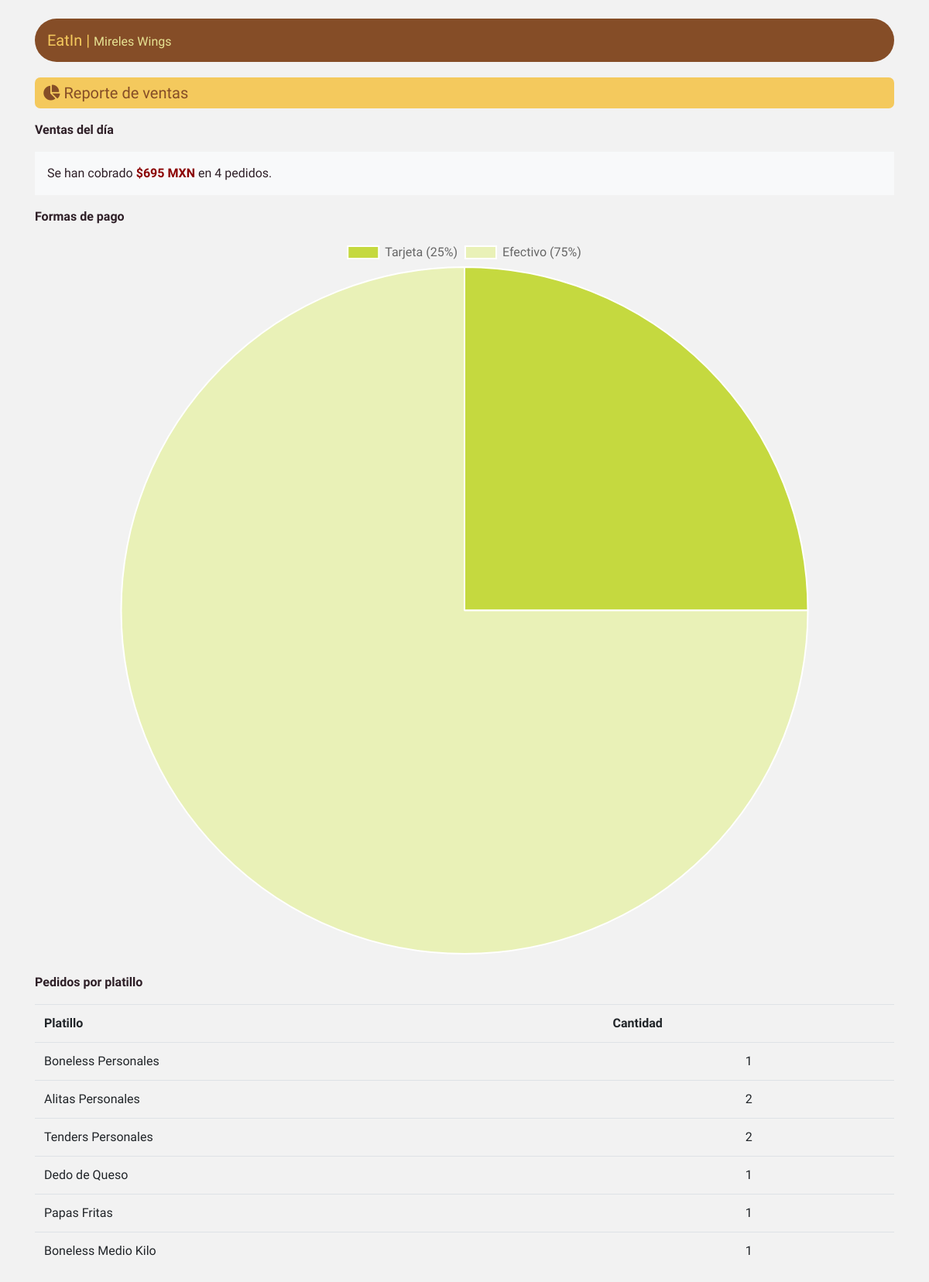
The app's page /stats.php with its own data.
### tables this page shows
CREATE TABLE `menu` (
  `idplatillo` int(11) NOT NULL,
  `nombre_platillo` varchar(200) DEFAULT NULL,
  `costo` varchar(200) DEFAULT NULL,
  `descripcion` varchar(3000) NOT NULL,
  `categoria` varchar(200) DEFAULT NULL
);

CREATE TABLE `pedidos` (
  `idpedido` int(11) NOT NULL,
  `numero_mesa` varchar(45) DEFAULT NULL,
  `pedido` varchar(5000) DEFAULT NULL,
  `total` varchar(45) DEFAULT NULL,
  `tipo_pago` varchar(45) DEFAULT NULL,
  `pagado` varchar(45) DEFAULT NULL,
  `estatus` varchar(200) DEFAULT NULL,
  `fecha_hora` varchar(300) NOT NULL
);

### stats.php (the view, shortened to what this page needs)
<?php
$conexion=mysqli_connect("localhost", "root", "", "eatin");
$mysqli = new mysqli("localhost", "root", "", "eatin");
$sql = "SELECT * FROM pedidos";
$res = mysqli_query($mysqli,$sql);
$pagoEfectivo = 0;
$pagoTarjeta = 0;
$totalPedidos = 0;
$merged = array();
$ventas = 0;
while ($fila = mysqli_fetch_array($res))
{
    if($fila['tipo_pago'] == "Efectivo") $pagoEfectivo++;
    if($fila['tipo_pago'] == "Tarjeta") $pagoTarjeta++;
    $ventas += $fila['total'];
    $totalPedidos++;
    $pedido=unserialize($fila['pedido']);
    $longitud=count($pedido);
    for ($j=0; $j < $longitud; $j++)
    {
        array_push($merged,$pedido[$j]['idPlatillo']);
    }
}
$merged = array_count_values($merged);
?>
<!DOCTYPE html>
<html>
<head>
	<link rel="stylesheet" href="https://stackpath.bootstrapcdn.com/bootstrap/4.5.2/css/bootstrap.min.css">
</head>
<body style="font-family: Epilogue; background-color: #f2f2f2; color: #2E1F27;">
	<div class="container fixed-top" style="background-color: transparent;">
		<div class="row">
			<div class="col">
				<br>
				<div class="navbar navbar-expand-lg navbar-dark" style="background-color: #854D27; border-radius: 999px;">
				  <a class="navbar-brand" href="index.php" style="font-family: Epilogue; color: white;"><font color="#F4C95D">EatIn |</font> <small style="color: #E7E393;">Mireles Wings</small></a>
				</div>
			</div>
		</div>
		<br>
	</div>
	<div class="container"  style="padding-top: 100px;">
		<p style="font-family: News Cycle; padding: 5px 10px; font-size: 20px; background-color: #F4C95D; color: #854D27; border-radius: 7px;"><i class="fas fa-chart-pie"></i>&nbsp;Reporte de ventas</p>
        <p><b>Ventas del día</b></p>
        <p class="p-3 bg-light">Se han cobrado <b style="color: darkred;">$<?php echo($ventas)?> MXN</b> en <?php echo($totalPedidos)?> pedidos.</p>
		<p><b>Formas de pago</b></p>
        <canvas id="tipoPagoChart" width="600" height="500"></canvas>
        <br>
        <p><b>Pedidos por platillo</b></p>
        <table class="table">
        <thead>
            <tr>
                <td><b>Platillo</b></td>
                <td><b>Cantidad</b></td>
            </tr>
        </thead>
        <tbody>
        <?php
        foreach ($merged as $key => $value) {
            ?><tr><?php
            $sql2="SELECT * FROM menu WHERE idplatillo = '$key'";
            $result2=mysqli_query($conexion,$sql2);
            $mostrar2=mysqli_fetch_array($result2);
            echo("<td>".$mostrar2['nombre_platillo']."</td>");
            echo("<td><center>".$value."</center></td>");
            ?></tr><?php
          }
        ?>
        </table>
	</div>
</body>
<script>
    var oilCanvas = document.getElementById("tipoPagoChart");
    Chart.defaults.global.defaultFontFamily = "Epilogue";
    Chart.defaults.global.defaultFontSize = 16;
    var oilData = {
        labels: [
            "Tarjeta (<?php echo(round($pagoTarjeta/$totalPedidos*100,2))?>%)",
            "Efectivo (<?php echo(round($pagoEfectivo/$totalPedidos*100,2))?>%)"
        ],
        datasets: [
            {
                data: [<?php echo($pagoTarjeta/$totalPedidos)?>, <?php echo($pagoEfectivo/$totalPedidos)?>],
                backgroundColor: [
                    "#C5D93F",
                    "#E9F1B7"
                ]
            }]
    };
    var pieChart = new Chart(oilCanvas, {
    type: 'pie',
    data: oilData
    });
</script>
</html>

### records on screen
menu: nombre_platillo "Boneless Personales"
pedidos: estatus "1"
menu: nombre_platillo "Alitas Personales", value "2"
menu: nombre_platillo "Tenders Personales", value "2"
menu: nombre_platillo "Dedo de Queso"
menu: nombre_platillo "Papas Fritas"
menu: nombre_platillo "Boneless Medio Kilo"

### other values on screen
$ventas "695"
$totalPedidos "4"
chart data {{ $pagoTarjeta/$totalPedidos*100 }} 25
chart data {{ $pagoEfectivo/$totalPedidos*100 }} 75
chart data {{ $pagoTarjeta/$totalPedidos }} 0.25
chart data {{ $pagoEfectivo/$totalPedidos }} 0.75
